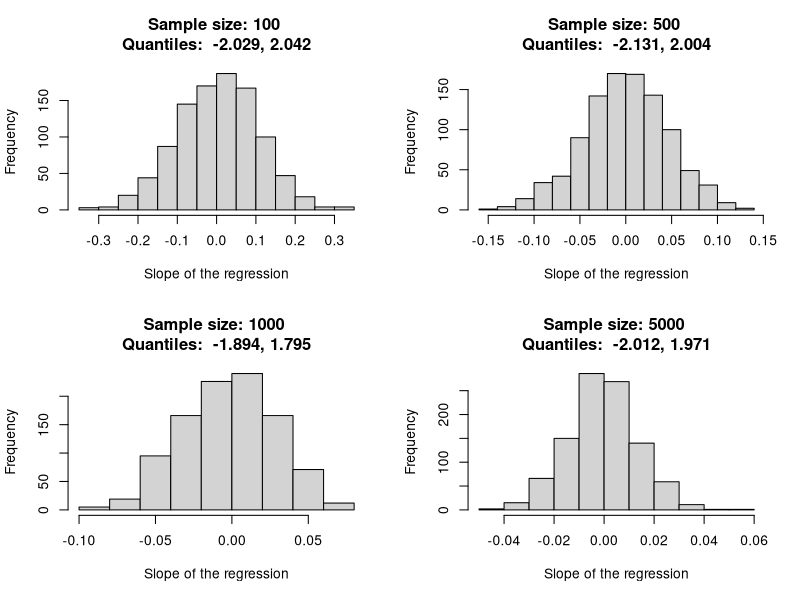
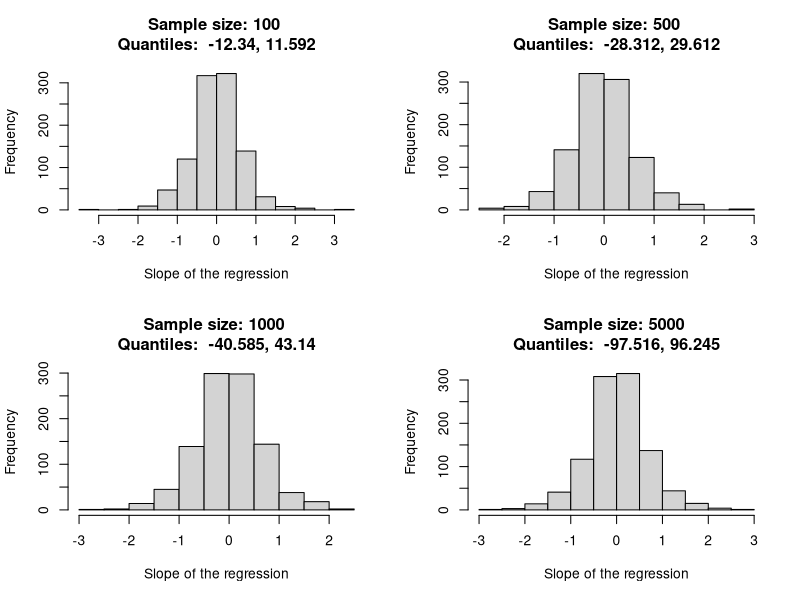

These charts were generated, in order, by the following R code:

# Initialize --------------------------------------------------------------


library(dplyr)

set.seed(12345)

# Simulation functions ----------------------------------------------------



f <- function(n) {
    u <- rnorm(n)
    v <- rnorm(n)
    
    x <- cumsum(u)
    y <- cumsum(v)
    coef(lsfit(x,y))
}

f1 <- function(n) {
    u <- rnorm(n)
    v <- rnorm(n)
    
    coef(lsfit(u,v))
}


# Simulation example for white noise case --------------------------------------

res1_100 <- rep(100,1000) %>% sapply(f1)
res1_500 <- rep(500,1000) %>% sapply(f1)
res1_1000 <- rep(1000,1000) %>% sapply(f1)
res1_5000 <- rep(5000,1000) %>% sapply(f1)

par(mfrow = c(2,2))
mapply(function(r,n)
    hist(r[2,],
        main = paste("Sample size:",n, "\nQuantiles: ",paste(round(quantile(sqrt(n)*r[2,],prob=c(0.025,0.975)),3), collapse = ", ")), 
        xlab = "Slope of the regression"), 
    list(res1_100,res1_500,res1_1000,res1_5000),
    c(100,500,1000,5000),
    SIMPLIFY = FALSE)

# Simulation example for unit root case --------------------------------------

res_100 <- rep(100,1000) %>% sapply(f)
res_500 <- rep(500,1000) %>% sapply(f)
res_1000 <- rep(1000,1000) %>% sapply(f)
res_5000 <- rep(5000,1000) %>% sapply(f)

par(mfrow = c(2,2))
mapply(function(r,n)
    hist(r[2,],
         main = paste("Sample size:",n, "\nQuantiles: ",paste(round(quantile(sqrt(n)*r[2,],prob=c(0.025,0.975)),3), collapse = ", ")), 
         xlab = "Slope of the regression"), 
    list(res_100,res_500,res_1000,res_5000),
    c(100,500,1000,5000),
    SIMPLIFY = FALSE)
